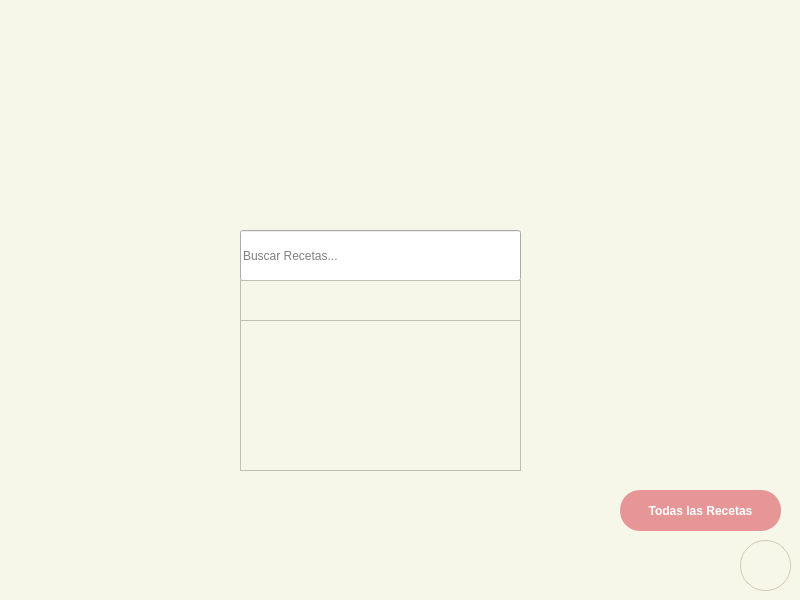
<?xml version="1.0" encoding="UTF-8"?>
<ui version="4.0">
 <class>MainWindow</class>
 <widget class="QMainWindow" name="MainWindow">
  <property name="geometry">
   <rect>
    <x>0</x>
    <y>0</y>
    <width>800</width>
    <height>600</height>
   </rect>
  </property>
  <property name="minimumSize">
   <size>
    <width>0</width>
    <height>36</height>
   </size>
  </property>
  <property name="palette">
   <palette>
    <active>
     <colorrole role="WindowText">
      <brush brushstyle="SolidPattern">
       <color alpha="255">
        <red>0</red>
        <green>0</green>
        <blue>0</blue>
       </color>
      </brush>
     </colorrole>
     <colorrole role="Button">
      <brush brushstyle="SolidPattern">
       <color alpha="255">
        <red>240</red>
        <green>255</green>
        <blue>253</blue>
       </color>
      </brush>
     </colorrole>
     <colorrole role="Light">
      <brush brushstyle="SolidPattern">
       <color alpha="255">
        <red>255</red>
        <green>255</green>
        <blue>255</blue>
       </color>
      </brush>
     </colorrole>
     <colorrole role="Midlight">
      <brush brushstyle="SolidPattern">
       <color alpha="255">
        <red>247</red>
        <green>255</green>
        <blue>254</blue>
       </color>
      </brush>
     </colorrole>
     <colorrole role="Dark">
      <brush brushstyle="SolidPattern">
       <color alpha="255">
        <red>120</red>
        <green>127</green>
        <blue>126</blue>
       </color>
      </brush>
     </colorrole>
     <colorrole role="Mid">
      <brush brushstyle="SolidPattern">
       <color alpha="255">
        <red>160</red>
        <green>170</green>
        <blue>169</blue>
       </color>
      </brush>
     </colorrole>
     <colorrole role="Text">
      <brush brushstyle="SolidPattern">
       <color alpha="255">
        <red>0</red>
        <green>0</green>
        <blue>0</blue>
       </color>
      </brush>
     </colorrole>
     <colorrole role="BrightText">
      <brush brushstyle="SolidPattern">
       <color alpha="255">
        <red>255</red>
        <green>255</green>
        <blue>255</blue>
       </color>
      </brush>
     </colorrole>
     <colorrole role="ButtonText">
      <brush brushstyle="SolidPattern">
       <color alpha="255">
        <red>0</red>
        <green>0</green>
        <blue>0</blue>
       </color>
      </brush>
     </colorrole>
     <colorrole role="Base">
      <brush brushstyle="SolidPattern">
       <color alpha="255">
        <red>255</red>
        <green>255</green>
        <blue>255</blue>
       </color>
      </brush>
     </colorrole>
     <colorrole role="Window">
      <brush brushstyle="SolidPattern">
       <color alpha="255">
        <red>240</red>
        <green>255</green>
        <blue>253</blue>
       </color>
      </brush>
     </colorrole>
     <colorrole role="Shadow">
      <brush brushstyle="SolidPattern">
       <color alpha="255">
        <red>0</red>
        <green>0</green>
        <blue>0</blue>
       </color>
      </brush>
     </colorrole>
     <colorrole role="Link">
      <brush brushstyle="SolidPattern">
       <color alpha="255">
        <red>157</red>
        <green>159</green>
        <blue>255</blue>
       </color>
      </brush>
     </colorrole>
     <colorrole role="AlternateBase">
      <brush brushstyle="SolidPattern">
       <color alpha="255">
        <red>247</red>
        <green>255</green>
        <blue>254</blue>
       </color>
      </brush>
     </colorrole>
     <colorrole role="ToolTipBase">
      <brush brushstyle="SolidPattern">
       <color alpha="255">
        <red>255</red>
        <green>255</green>
        <blue>220</blue>
       </color>
      </brush>
     </colorrole>
     <colorrole role="ToolTipText">
      <brush brushstyle="SolidPattern">
       <color alpha="255">
        <red>0</red>
        <green>0</green>
        <blue>0</blue>
       </color>
      </brush>
     </colorrole>
    </active>
    <inactive>
     <colorrole role="WindowText">
      <brush brushstyle="SolidPattern">
       <color alpha="255">
        <red>0</red>
        <green>0</green>
        <blue>0</blue>
       </color>
      </brush>
     </colorrole>
     <colorrole role="Button">
      <brush brushstyle="SolidPattern">
       <color alpha="255">
        <red>240</red>
        <green>255</green>
        <blue>253</blue>
       </color>
      </brush>
     </colorrole>
     <colorrole role="Light">
      <brush brushstyle="SolidPattern">
       <color alpha="255">
        <red>255</red>
        <green>255</green>
        <blue>255</blue>
       </color>
      </brush>
     </colorrole>
     <colorrole role="Midlight">
      <brush brushstyle="SolidPattern">
       <color alpha="255">
        <red>247</red>
        <green>255</green>
        <blue>254</blue>
       </color>
      </brush>
     </colorrole>
     <colorrole role="Dark">
      <brush brushstyle="SolidPattern">
       <color alpha="255">
        <red>120</red>
        <green>127</green>
        <blue>126</blue>
       </color>
      </brush>
     </colorrole>
     <colorrole role="Mid">
      <brush brushstyle="SolidPattern">
       <color alpha="255">
        <red>160</red>
        <green>170</green>
        <blue>169</blue>
       </color>
      </brush>
     </colorrole>
     <colorrole role="Text">
      <brush brushstyle="SolidPattern">
       <color alpha="255">
        <red>0</red>
        <green>0</green>
        <blue>0</blue>
       </color>
      </brush>
     </colorrole>
     <colorrole role="BrightText">
      <brush brushstyle="SolidPattern">
       <color alpha="255">
        <red>255</red>
        <green>255</green>
        <blue>255</blue>
       </color>
      </brush>
     </colorrole>
     <colorrole role="ButtonText">
      <brush brushstyle="SolidPattern">
       <color alpha="255">
        <red>0</red>
        <green>0</green>
        <blue>0</blue>
       </color>
      </brush>
     </colorrole>
     <colorrole role="Base">
      <brush brushstyle="SolidPattern">
       <color alpha="255">
        <red>255</red>
        <green>255</green>
        <blue>255</blue>
       </color>
      </brush>
     </colorrole>
     <colorrole role="Window">
      <brush brushstyle="SolidPattern">
       <color alpha="255">
        <red>240</red>
        <green>255</green>
        <blue>253</blue>
       </color>
      </brush>
     </colorrole>
     <colorrole role="Shadow">
      <brush brushstyle="SolidPattern">
       <color alpha="255">
        <red>0</red>
        <green>0</green>
        <blue>0</blue>
       </color>
      </brush>
     </colorrole>
     <colorrole role="Link">
      <brush brushstyle="SolidPattern">
       <color alpha="255">
        <red>157</red>
        <green>159</green>
        <blue>255</blue>
       </color>
      </brush>
     </colorrole>
     <colorrole role="AlternateBase">
      <brush brushstyle="SolidPattern">
       <color alpha="255">
        <red>247</red>
        <green>255</green>
        <blue>254</blue>
       </color>
      </brush>
     </colorrole>
     <colorrole role="ToolTipBase">
      <brush brushstyle="SolidPattern">
       <color alpha="255">
        <red>255</red>
        <green>255</green>
        <blue>220</blue>
       </color>
      </brush>
     </colorrole>
     <colorrole role="ToolTipText">
      <brush brushstyle="SolidPattern">
       <color alpha="255">
        <red>0</red>
        <green>0</green>
        <blue>0</blue>
       </color>
      </brush>
     </colorrole>
    </inactive>
    <disabled>
     <colorrole role="WindowText">
      <brush brushstyle="SolidPattern">
       <color alpha="255">
        <red>120</red>
        <green>127</green>
        <blue>126</blue>
       </color>
      </brush>
     </colorrole>
     <colorrole role="Button">
      <brush brushstyle="SolidPattern">
       <color alpha="255">
        <red>240</red>
        <green>255</green>
        <blue>253</blue>
       </color>
      </brush>
     </colorrole>
     <colorrole role="Light">
      <brush brushstyle="SolidPattern">
       <color alpha="255">
        <red>255</red>
        <green>255</green>
        <blue>255</blue>
       </color>
      </brush>
     </colorrole>
     <colorrole role="Midlight">
      <brush brushstyle="SolidPattern">
       <color alpha="255">
        <red>247</red>
        <green>255</green>
        <blue>254</blue>
       </color>
      </brush>
     </colorrole>
     <colorrole role="Dark">
      <brush brushstyle="SolidPattern">
       <color alpha="255">
        <red>120</red>
        <green>127</green>
        <blue>126</blue>
       </color>
      </brush>
     </colorrole>
     <colorrole role="Mid">
      <brush brushstyle="SolidPattern">
       <color alpha="255">
        <red>160</red>
        <green>170</green>
        <blue>169</blue>
       </color>
      </brush>
     </colorrole>
     <colorrole role="Text">
      <brush brushstyle="SolidPattern">
       <color alpha="255">
        <red>120</red>
        <green>127</green>
        <blue>126</blue>
       </color>
      </brush>
     </colorrole>
     <colorrole role="BrightText">
      <brush brushstyle="SolidPattern">
       <color alpha="255">
        <red>255</red>
        <green>255</green>
        <blue>255</blue>
       </color>
      </brush>
     </colorrole>
     <colorrole role="ButtonText">
      <brush brushstyle="SolidPattern">
       <color alpha="255">
        <red>120</red>
        <green>127</green>
        <blue>126</blue>
       </color>
      </brush>
     </colorrole>
     <colorrole role="Base">
      <brush brushstyle="SolidPattern">
       <color alpha="255">
        <red>240</red>
        <green>255</green>
        <blue>253</blue>
       </color>
      </brush>
     </colorrole>
     <colorrole role="Window">
      <brush brushstyle="SolidPattern">
       <color alpha="255">
        <red>240</red>
        <green>255</green>
        <blue>253</blue>
       </color>
      </brush>
     </colorrole>
     <colorrole role="Shadow">
      <brush brushstyle="SolidPattern">
       <color alpha="255">
        <red>0</red>
        <green>0</green>
        <blue>0</blue>
       </color>
      </brush>
     </colorrole>
     <colorrole role="Link">
      <brush brushstyle="SolidPattern">
       <color alpha="255">
        <red>157</red>
        <green>159</green>
        <blue>255</blue>
       </color>
      </brush>
     </colorrole>
     <colorrole role="AlternateBase">
      <brush brushstyle="SolidPattern">
       <color alpha="255">
        <red>240</red>
        <green>255</green>
        <blue>253</blue>
       </color>
      </brush>
     </colorrole>
     <colorrole role="ToolTipBase">
      <brush brushstyle="SolidPattern">
       <color alpha="255">
        <red>255</red>
        <green>255</green>
        <blue>220</blue>
       </color>
      </brush>
     </colorrole>
     <colorrole role="ToolTipText">
      <brush brushstyle="SolidPattern">
       <color alpha="255">
        <red>0</red>
        <green>0</green>
        <blue>0</blue>
       </color>
      </brush>
     </colorrole>
    </disabled>
   </palette>
  </property>
  <property name="windowTitle">
   <string>MainWindow</string>
  </property>
  <widget class="QWidget" name="centralwidget">
   <layout class="QVBoxLayout" name="verticalLayout">
    <property name="leftMargin">
     <number>0</number>
    </property>
    <property name="topMargin">
     <number>0</number>
    </property>
    <property name="rightMargin">
     <number>0</number>
    </property>
    <property name="bottomMargin">
     <number>0</number>
    </property>
    <item>
     <widget class="QFrame" name="frame">
      <property name="styleSheet">
       <string notr="true">QWidget {
	background-color: rgb(247, 247, 233)
    background-image: url(:/imagenes/fondo.png);
    background-repeat: no-repeat;
    background-position: center;
    background-attachment: fixed;
    background-size: cover;
}</string>
      </property>
      <property name="frameShape">
       <enum>QFrame::NoFrame</enum>
      </property>
      <layout class="QVBoxLayout" name="verticalLayout_2" stretch="1,8,1">
       <property name="spacing">
        <number>0</number>
       </property>
       <property name="leftMargin">
        <number>0</number>
       </property>
       <property name="topMargin">
        <number>0</number>
       </property>
       <property name="rightMargin">
        <number>0</number>
       </property>
       <property name="bottomMargin">
        <number>0</number>
       </property>
       <item>
        <widget class="QFrame" name="frame_botones">
         <property name="styleSheet">
          <string notr="true">QFrame{
background-color: rgb(247, 247, 233) ;
}
QPushButton{
background-color:#000000ff;
border-radius:25px;
}
QPushButton:hover{
background-color:rgb(230, 225, 210);
border-radius:25px;
}
</string>
         </property>
         <property name="frameShape">
          <enum>QFrame::NoFrame</enum>
         </property>
         <widget class="QPushButton" name="botonSalir">
          <property name="geometry">
           <rect>
            <x>740</x>
            <y>10</y>
            <width>51</width>
            <height>51</height>
           </rect>
          </property>
          <property name="minimumSize">
           <size>
            <width>40</width>
            <height>40</height>
           </size>
          </property>
          <property name="text">
           <string/>
          </property>
          <property name="icon">
           <iconset>
            <normaloff>icono-salir.png</normaloff>icono-salir.png</iconset>
          </property>
         </widget>
         <widget class="QPushButton" name="botonRegresar">
          <property name="geometry">
           <rect>
            <x>680</x>
            <y>10</y>
            <width>51</width>
            <height>51</height>
           </rect>
          </property>
          <property name="minimumSize">
           <size>
            <width>40</width>
            <height>40</height>
           </size>
          </property>
          <property name="text">
           <string/>
          </property>
          <property name="icon">
           <iconset>
            <normaloff>icono-atras.png</normaloff>icono-atras.png</iconset>
          </property>
          <property name="iconSize">
           <size>
            <width>30</width>
            <height>30</height>
           </size>
          </property>
         </widget>
        </widget>
       </item>
       <item>
        <widget class="QFrame" name="frame_buscar">
         <property name="styleSheet">
          <string notr="true">QFrame {
    background-color: rgb(247, 247, 233);
}
QPushButton {
    background-color: rgb(230, 150, 150);   
    color: rgb(255, 255, 255);              
    border-radius: 20px;
    padding: 8px 16px;
    font-weight: bold;
    border: none;
    box-shadow: 0px 2px 6px rgba(0, 0, 0, 0.15);
}

QPushButton:hover {
    background-color: rgb(240, 130, 130);
}

QPushButton:pressed {
    background-color: rgb(220, 120, 120);
}</string>
         </property>
         <property name="frameShape">
          <enum>QFrame::NoFrame</enum>
         </property>
         <widget class="QLineEdit" name="cajaBusqueda">
          <property name="geometry">
           <rect>
            <x>240</x>
            <y>170</y>
            <width>281</width>
            <height>51</height>
           </rect>
          </property>
          <property name="minimumSize">
           <size>
            <width>0</width>
            <height>36</height>
           </size>
          </property>
          <property name="placeholderText">
           <string>Buscar Recetas...</string>
          </property>
         </widget>
         <widget class="QListView" name="resultadosLista">
          <property name="geometry">
           <rect>
            <x>240</x>
            <y>220</y>
            <width>281</width>
            <height>191</height>
           </rect>
          </property>
         </widget>
         <widget class="QTextEdit" name="textEdit">
          <property name="geometry">
           <rect>
            <x>240</x>
            <y>220</y>
            <width>281</width>
            <height>41</height>
           </rect>
          </property>
         </widget>
         <widget class="QPushButton" name="botonTodas">
          <property name="geometry">
           <rect>
            <x>620</x>
            <y>430</y>
            <width>161</width>
            <height>41</height>
           </rect>
          </property>
          <property name="text">
           <string>Todas las Recetas</string>
          </property>
         </widget>
        </widget>
       </item>
       <item>
        <widget class="QFrame" name="frame_otros">
         <property name="font">
          <font>
           <underline>false</underline>
          </font>
         </property>
         <property name="styleSheet">
          <string notr="true">QFrame {
    background-color: rgb(247, 247, 233);
}
QPushButton {
    background-color: rgb(247, 247, 233);  
    color: rgb(200, 160, 100);                 
    border-radius: 20px;
    padding: 8px 16px;
    font-weight: bold;
    border: 1px solid rgb(210, 200, 180);  
}

QPushButton:hover {
    background-color: rgb(240, 235, 220);  
	color: rgb(230, 225, 210);
}

QPushButton:pressed {
    background-color: rgb(220, 215, 200);  
}</string>
         </property>
         <property name="frameShape">
          <enum>QFrame::NoFrame</enum>
         </property>
         <widget class="QPushButton" name="botonInfo">
          <property name="geometry">
           <rect>
            <x>740</x>
            <y>0</y>
            <width>51</width>
            <height>51</height>
           </rect>
          </property>
          <property name="minimumSize">
           <size>
            <width>40</width>
            <height>40</height>
           </size>
          </property>
          <property name="styleSheet">
           <string notr="true">QFrame{
background-color: rgb(247, 247, 233) ;
}
QPushButton{
background-color:#000000ff;
border-radius:25px;
}
QPushButton:hover{
background-color:rgb(230, 225, 210);
border-radius:25px;
}</string>
          </property>
          <property name="text">
           <string/>
          </property>
          <property name="icon">
           <iconset>
            <normaloff>icono-informacion.png</normaloff>icono-informacion.png</iconset>
          </property>
         </widget>
        </widget>
       </item>
      </layout>
     </widget>
    </item>
   </layout>
  </widget>
  <action name="actionBuscar">
   <property name="icon">
    <iconset>
     <normaloff>icono-buscar.png</normaloff>icono-buscar.png</iconset>
   </property>
   <property name="text">
    <string>Buscar</string>
   </property>
  </action>
 </widget>
 <resources/>
 <connections/>
</ui>
